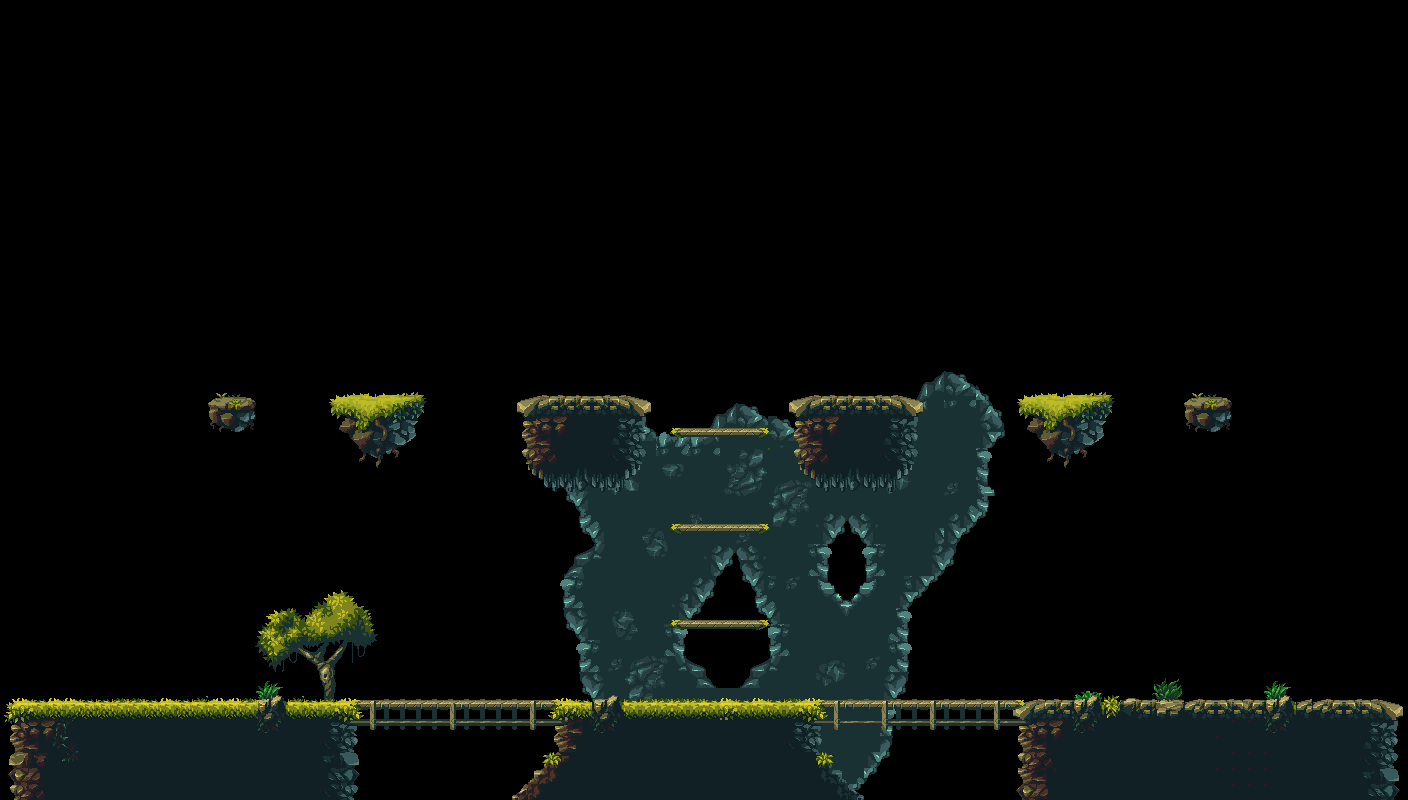

The image is a tile-based game level rendered from a .tmx file. Its description and source (layers, tilesets, objects; grid data summarised) follow:
An orthogonal 88x50 tile map with 16x16 px tiles, 4 tile layers (rock, basis, basis2, bridge), 6 tilesets.

<map version="1.0" orientation="orthogonal" renderorder="right-down" width="88" height="50" tilewidth="16" tileheight="16" nextobjectid="11">
 <tileset firstgid="1" name="tileset" tilewidth="16" tileheight="16" tilecount="800" columns="40">
  <image source="../MagicCliffsArtwork/tileset.png" width="640" height="320" />
 </tileset>
 <tileset firstgid="801" name="objects" tilewidth="16" tileheight="16" tilecount="198" columns="18">
  <image source="../MagicCliffsArtwork/objects.png" width="288" height="176" />
 </tileset>
 <tileset firstgid="999" name="cave-tileset" tilewidth="16" tileheight="16" tilecount="224" columns="14">
  <image source="../MagicCliffsArtwork/cave-tileset.png" width="224" height="256" />
 </tileset>
 <tileset firstgid="1223" name="tileset2" tilewidth="16" tileheight="16" tilecount="800" columns="40">
  <image source="../MagicCliffsArtwork/tileset2.png" width="640" height="320" />
  <tile id="0">
   <animation>
    <frame tileid="321" duration="20" />
    <frame tileid="322" duration="20" />
   </animation>
  </tile>
 </tileset>
 <tileset firstgid="2023" name="cave-tileset - копия" tilewidth="16" tileheight="16" tilecount="224" columns="16">
  <image source="../MagicCliffsArtwork/cave-tileset - копия.png" width="256" height="224" />
 </tileset>
 <tileset firstgid="2247" name="cave-tileset - копия - копия" tilewidth="16" tileheight="16" tilecount="224" columns="14">
  <image source="../MagicCliffsArtwork/cave-tileset - копия - копия.png" width="224" height="256" />
 </tileset>
 <layer name="rock" width="88" height="50">
  <data>[4400 cells, 557 non-empty, 151 distinct tile ids]</data>
 </layer>
 <layer name="basis" width="88" height="50">
  <data>[4400 cells, 578 non-empty, 248 distinct tile ids]</data>
 </layer>
 <layer name="basis2" width="88" height="50">
  <data>[4400 cells, 193 non-empty, 100 distinct tile ids]</data>
 </layer>
 <layer name="bridge" width="88" height="50">
  <data>[4400 cells, 139 non-empty, 40 distinct tile ids]</data>
 </layer>
</map>
